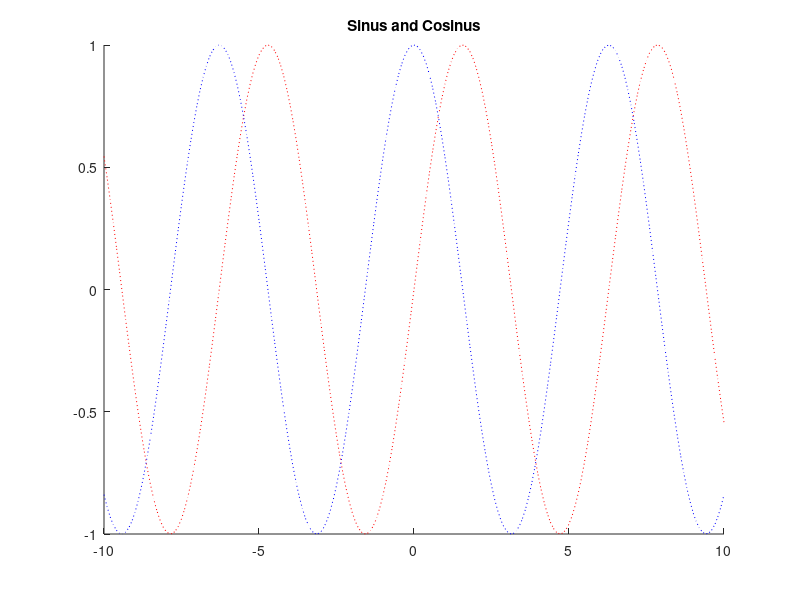

Reproduce this figure in MATLAB.
clc; clear;

x = -10:0.1:10;
y = sin(x);
g = cos(x);

title("Sinus and Cosinus")
hold on

plot(x,y, 'r:')
plot(x,g, 'b:')

hold off

% Punktowany wykres : 

% lub plot(x,y,':', x, g, ':') - > wtedy odrazu bez hold ona zadziala 